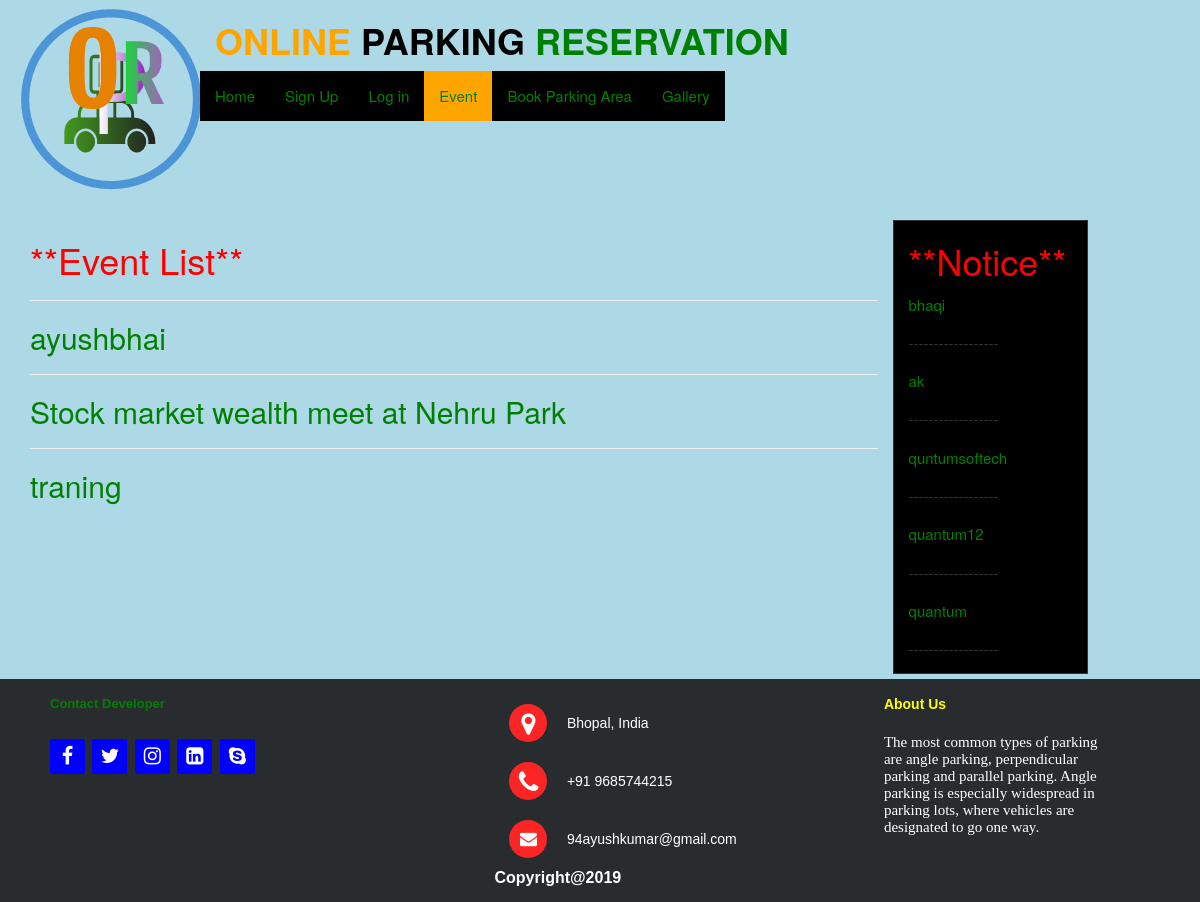
Screenshot of /event_list.php with the database file from the repository.
### tables this page shows
CREATE TABLE `event` (
  `id` int(11) NOT NULL,
  `event_title` varchar(200) NOT NULL,
  `event_date` date NOT NULL,
  `event_image` varchar(255) NOT NULL,
  `event_detail` varchar(200) NOT NULL
);

CREATE TABLE `notice` (
  `id` int(20) NOT NULL,
  `notice_title` varchar(200) NOT NULL,
  `notice_detail` varchar(200) NOT NULL
);

CREATE TABLE `about` (
  `id` int(20) NOT NULL,
  `about` varchar(2000) NOT NULL
);

### functions.php (called while the page is built, shortened)
<?php
include 'connection.php';
function getNotice(){
	global $con;
	$query="SELECT *FROM `notice` ORDER BY id DESC LIMIT 0,5 ";
	$results = mysqli_query($con,$query);
	return $results;
}
function getevent(){
	global $con;
	$query="SELECT *FROM `event` ORDER BY id DESC LIMIT 0,5 ";
	$results = mysqli_query($con,$query);
	return $results;
}
?>

### about_function.php (called while the page is built)
<?php
include'connection.php';
function getabout(){
	global $con;
	$query="SELECT * FROM `about` ORDER BY id DESC LIMIT 0,5";
	$results = mysqli_query($con,$query);
	return $results;
}
?>

### event_list.php (the view, shortened to what this page needs)
<?php
include 'connection.php';
include 'functions.php';
?>
<!DOCTYPE html>
<html>
<head>
   <link rel="stylesheet" href="https://maxcdn.bootstrapcdn.com/bootstrap/3.4.0/css/bootstrap.min.css">
</head>
<div>
          <div class="col-sm-2">
            <img src="images/logo.png" style="width:5px height:5px">
          </div>
               <div class="col-sm-9" style="width:5px height:5px">
                       <marquee>
                            <h1> <a class="logo" href="index.php" style="color:orange"><b>ONLINE</b></a>
                            <a class="logo" href="index.php" style="color:black"><b>PARKING</b></a>
              <a class="logo" href="index.php" style="color:green"><b>RESERVATION</b></a></h1>
                        </marquee>
                      </div>
                    </div>
<nav class="navbar">
  <div class="container-fluid">
    <ul class="nav navbar-nav navbar-left">
     <li><a href="index.php" style="background-color:black;">Home</a></li>
     <li><a href="register.php" style="background-color:black;">Sign Up</a></li>
    <li><a href="login.php" style="background-color:black;">Log in</a></li>
    <li><a href="event_list.php" style="background-color:orange;">Event</a></li>
    <li><a href="parking_list.php" style="background-color:black;">Book Parking Area</a></li>
<li><a href="gallery.php" style="background-color:black;">Gallery</a></li>
</ul>
  </div>
</nav>
<div class="container">
     <div class="row">
      <div class="col-sm-9">
<h1>**Event List**</h1>
  <?php
    $eventData = getevent();
    while($row = $eventData->fetch_assoc()) { ?>
      <hr><p>
        <a href="event_detial.php?id=<?php echo $row['id'];?>">
<h2>
       <?php echo $row['event_title'];?></h2>
       </a>
     </p>
 <?php   }   ?>
</div>
<div>
<div class="col-sm-2" style="border: 1px solid; background-color:black">
  <h1>**Notice**</h1>
  <?php
    $noticeData = getNotice();
  ?>
   <marquee direction="up" scrollamount="15"  direction="up" scrollamount="5" onmouseover="this.stop();" onmouseout="this.start();">
    <?php while($row = $noticeData->fetch_assoc()) { ?>
      <p>
        <a href="notice_detail.php?id=<?php echo $row['id'];?>">
       <?php echo $row['notice_title'];?>
       </a>
     </p>
      <p> ------------------ </p>
 <?php   }   ?>
    </marquee>
</div>
</div>
</div>
</div>
<?php
include'footer.php';
?>

### footer.php (shortened to what this page needs)
<?php
include "about_function.php";
?>
<!DOCTYPE html>
<html>
<head>
  <link rel="stylesheet" href="https://cdnjs.cloudflare.com/ajax/libs/font-awesome/4.7.0/css/font-awesome.min.css">
</head>
<body>
<footer class="footer-distributed">
      <div class="footer-left">
 <p class="footer-company-about">
  <b><a href="developer.php" id="">Contact Developer</a>
        <div class="footer-icons">
          <a href=" https://www.facebook.com/talk2ayush"><i class="fa fa-facebook"></i></a>
          <a href="#"><i class="fa fa-twitter"></i></a>
          <a href="https://www.instagram.com/mr_ayush_verma/"><i class="fa fa-instagram"></i></a>
<a href="https://www.linkedin.com/in/ayush-kumar-8bb9aa17b/" target="_blank"><i class="fa fa-linkedin-square"></i></a>
         <a href="https://web.skype.com/" class="fa fa-skype"></a>
        </div>
      </div>
      <div class="footer-center">
        <div>
          <i class="fa fa-map-marker"></i>
          <p><span> Bhopal, India</span></p>
        </div>
        <div>
          <i class="fa fa-phone"></i>
          <p><span>+91 9685744215</span></p>
        </div>
        <div>
          <i class="fa fa-envelope"></i>
          <p><span>94ayushkumar@gmail.com</span></p>
        </div>
<div>
  <p><strong>Copyright@2019</strong></p>
</div>
      </div>
      <div class="footer-right">
        <p class="footer-company-about">
        <span>About Us </span>
<?php
    $aboutData = getabout();
  ?>
    <?php while($row = $aboutData->fetch_assoc()) { ?>
      <h3>
          <?php echo $row['about'];?>
     </h3>
 <?php   }   ?>
      </div>
    </footer>
</body>
</html>

### event_list.php (style rules this page uses)
.navbar ul li a { border: none; outline: none; padding: 10px, 10px; background-color:yellow; cursor: pointer; }
body { font-size: 15px; line-height: 1.88571; background-color:lightblue; padding: 10px, 10px; }
h1 { color:red; }
a { color:green; }

### footer.php (style rules this page uses)
.footer-distributed { background-color: #292c2f; box-shadow: 0 1px 1px 0 rgba(0, 0, 0, 0.12); box-sizing: border-box; width: 100%; text-align: left; font: bold 16px sans-serif; padding: 15px 50px; margin-top: 5px; }
.footer-distributed .footer-left, .footer-distributed .footer-center, .footer-distributed .footer-right { display: inline-block; vertical-align: top; }
.footer-distributed .footer-left { width: 40%; }
.footer-distributed h3 { color: #ffffff; font: normal 15px 'Cookie', cursive; margin: 0; }
.footer-distributed .footer-center { width: 35%; }
.footer-distributed .footer-center i { background-color: #fb2525; color: #ffffff; font-size: 25px; width: 38px; height: 38px; border-radius: 50%; text-align: center; line-height: 42px; margin: 10px 15px; vertical-align: middle; }
.footer-distributed .footer-center i.fa-envelope { font-size: 17px; line-height: 38px; }
.footer-distributed .footer-center p { display: inline-block; color: #ffffff; vertical-align: middle; margin:0; }
.footer-distributed .footer-center p span { display:block; font-weight: normal; font-size:14px; line-height:2; }
.footer-distributed .footer-right { width: 20%; }
.footer-distributed .footer-company-about { line-height: 20px; color: white; font-size: 13px; font-weight: normal; margin: 0; }
.footer-distributed .footer-company-about span { display: block; color: yellow; font-size: 14px; font-weight: bold; margin-bottom: 20px; }
.footer-distributed .footer-icons { margin-top: 25px; }
.footer-distributed .footer-icons a { display: inline-block; width: 35px; height: 35px; cursor: pointer; background-color: blue; border-radius: 2px; font-size: 20px; color: #ffffff; text-align: center; line-height: 35px; margin-right: 3px; margin-bottom: 5px; }

### rows the page displays
event: event_title "ayushbhai"
event: event_title "Stock market wealth meet at Nehru Park"
event: event_title "traning"
notice: notice_title "bhaqi"
notice: notice_title "ak"
notice: notice_title "quntumsoftech"
notice: notice_title "quantum12"
notice: notice_title "quantum"
about: about "The most common types of parking are angle parking, perpendicular parking and parallel parking. Angle parking is especially widespread in parking lots, where vehicles are designated to go one way."
